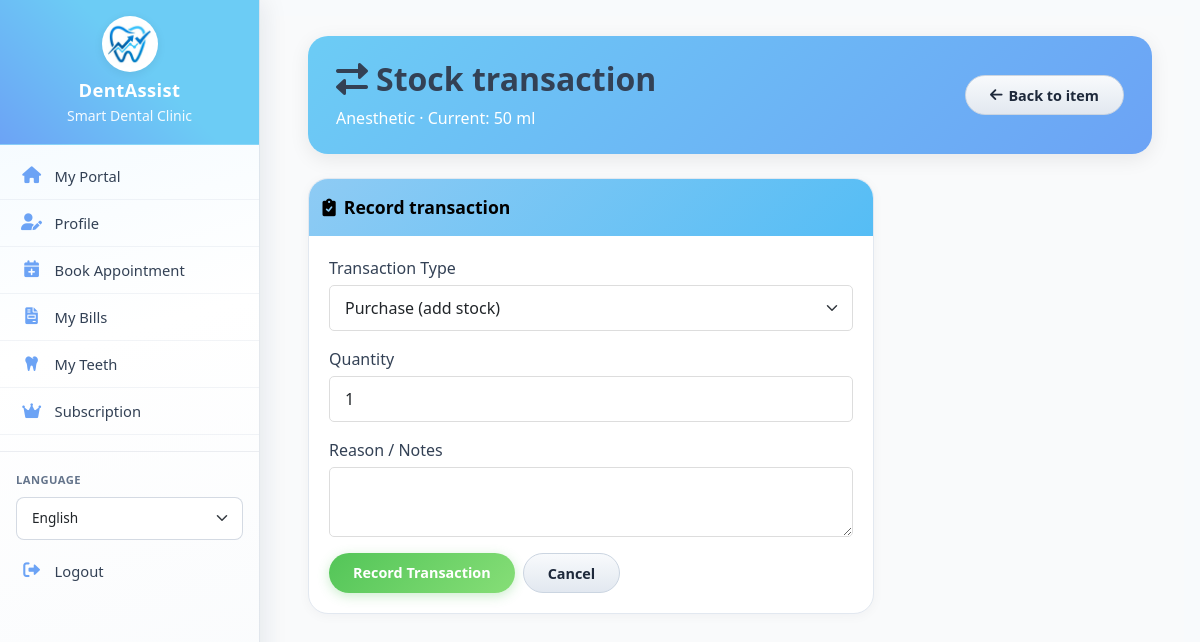
The app's page /inventory/transaction.php?id=4 (signed in) with its own data.
### tables this page shows
CREATE TABLE `inventory` (
  `id` int(11) NOT NULL,
  `item_name` varchar(100) NOT NULL,
  `category` varchar(50) DEFAULT NULL,
  `description` text DEFAULT NULL,
  `quantity` int(11) DEFAULT 0,
  `unit` varchar(20) DEFAULT NULL,
  `reorder_level` int(11) DEFAULT 10,
  `reorder_quantity` int(11) DEFAULT 0,
  `supplier_name` varchar(100) DEFAULT NULL,
  `supplier_contact` varchar(100) DEFAULT NULL,
  `supplier_phone` varchar(20) DEFAULT NULL,
  `supplier_email` varchar(100) DEFAULT NULL,
  `cost_per_unit` decimal(10,2) DEFAULT NULL,
  `selling_price` decimal(10,2) DEFAULT NULL,
  `expiry_date` date DEFAULT NULL,
  `lot_number` varchar(50) DEFAULT NULL,
  `location` varchar(50) DEFAULT NULL,
  `barcode` varchar(100) DEFAULT NULL,
  `created_at` timestamp NOT NULL DEFAULT current_timestamp(),
  `updated_at` timestamp NOT NULL DEFAULT current_timestamp() ON UPDATE current_timestamp(),
  `created_by` int(11) DEFAULT NULL
);

### includes/db.php (called while the page is built, shortened)
<?php
class Database {
    private $host = DB_HOST;
    private $user = DB_USER;
    private $pass = DB_PASS;
    private $dbname = DB_NAME;
    private $conn;
    private static $instance = null;
    private function __construct() {
        try {
            $this->conn = new mysqli($this->host, $this->user, $this->pass, $this->dbname);
            $this->conn->set_charset("utf8mb4");
        } catch (Exception $e) {
            die("Database connection error: " . $e->getMessage());
        }
    }
    public static function getInstance() {
        if (self::$instance == null) {
            self::$instance = new Database();
        }
        return self::$instance;
    }
    public function query($sql, $params = [], $types = "") {
        $stmt = $this->conn->prepare($sql);
        if (!empty($params)) {
            if (empty($types)) {
                $types = $this->determineTypes($params);
            }
            $stmt->bind_param($types, ...$params);
        }
        if (!$stmt->execute()) {
            $err = $stmt->error ?: $this->conn->error;
            throw new Exception('Query failed: ' . $err);
        }
        return $stmt;
    }
    private function determineTypes($params) {
        $types = '';
        foreach ($params as $param) {
            if (is_int($param)) {
                $types .= 'i';
            } elseif (is_float($param)) {
                $types .= 'd';
            } elseif (is_string($param)) {
                $types .= 's';
            } else {
                $types .= 'b';
            }
        }
        return $types;
    }
    public function fetchOne($sql, $params = [], $types = "") {
        $stmt = $this->query($sql, $params, $types);
        $result = $stmt->get_result();
        if ($result && $result->num_rows > 0) {
            return $result->fetch_assoc();
        }
        return null;
    }
}
?>

### inventory/transaction.php (the view, shortened to what this page needs)
<?php
require_once '../includes/db.php';
$db = Database::getInstance();
$itemId = (int) ($_GET['id'] ?? 0);
$item = $db->fetchOne("SELECT * FROM inventory WHERE id = ?", [$itemId], "i");
include '../layouts/header.php';
?>
<div class="container-fluid bills-page inventory-transaction-page">
    <div class="bills-queue-header">
        <div class="row align-items-center bills-queue-header-inner">
            <div class="col-12 col-lg-8">
                <h2 class="mb-2 fw-bold">
                    <i class="fas fa-exchange-alt me-2 opacity-90" aria-hidden="true"></i>Stock transaction
                </h2>
                <p class="mb-0 opacity-90">
                    <?php echo htmlspecialchars((string) $item['item_name']); ?>
                    · Current: <?php echo (int) $item['quantity']; ?> <?php echo htmlspecialchars((string) ($item['unit'] ?? '')); ?>
                </p>
            </div>
            <div class="col-12 col-lg-4 mt-3 mt-lg-0 d-flex justify-content-center justify-content-lg-end patient-add-back-wrap">
                <a href="view.php?id=<?php echo $itemId; ?>" class="btn btn-secondary patient-add-back-btn">
                    <i class="fas fa-arrow-left" aria-hidden="true"></i>
                    <span class="d-none d-sm-inline">Back to item</span><span class="d-sm-none">Back</span>
                </a>
            </div>
        </div>
    </div>
    <div class="row g-3">
        <div class="col-12 col-xl-9 col-lg-10">
            <div class="card bills-dash-section-card transaction-card">
                <div class="card-header bills-arrivals-header bills-arrivals-header--payment border-0">
                    <div class="bills-arrivals-section-header__inner align-items-center">
                        <div>
                            <h5 class="card-title mb-0"><i class="fas fa-clipboard-check me-2" aria-hidden="true"></i>Record transaction</h5>
                        </div>
                    </div>
                </div>
                <div class="card-body">
                    <form method="POST" id="transaction-form">
                        <div class="mb-3">
                            <label class="form-label">Transaction Type</label>
                            <select class="form-select" name="type" id="transaction-type" required>
                                <option value="purchase">Purchase (add stock)</option>
                            </select>
                        </div>
                        <div class="mb-3">
                            <label class="form-label" id="qty-label">Quantity</label>
                            <input type="number" class="form-control" name="quantity" id="transaction-qty" min="1" value="1" required>
                        </div>
                        <div class="mb-3">
                            <label class="form-label">Reason / Notes</label>
                            <textarea class="form-control" name="reason" rows="2"></textarea>
                        </div>
                        <div class="d-flex flex-wrap gap-2">
                            <button type="submit" class="btn-green">Record Transaction</button>
                            <a href="view.php?id=<?php echo $itemId; ?>" class="btn btn-secondary">Cancel</a>
                        </div>
                    </form>
                </div>
            </div>
        </div>
    </div>
</div>
<?php include '../layouts/footer.php'; ?>

### records on screen
inventory: item_name "Anesthetic", quantity "50", unit "ml"

### other values on screen
__('smart_dental_clinic', 'Smart Dental Clinic') "Smart Dental Clinic"
__('my_portal', 'My Portal') "My Portal"
__('profile', 'Profile') "Profile"
__('book_appointment', 'Book Appointment') "Book Appointment"
__('my_bills', 'My Bills') "My Bills"
__('my_teeth', 'My Teeth') "My Teeth"
__('subscription', 'Subscription') "Subscription"
__('language', 'Language') "LANGUAGE"
__('logout', 'Logout') "Logout"
